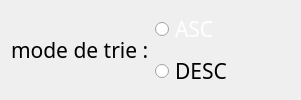
       <widget class="QWidget" name="layoutWidget_3">
        <property name="geometry">
         <rect>
          <x>1020</x>
          <y>110</y>
          <width>301</width>
          <height>82</height>
         </rect>
        </property>
        <layout class="QHBoxLayout" name="horizontalLayout_8">
         <item>
          <widget class="QLabel" name="label_18">
           <property name="font">
            <font>
             <family>Arial Rounded MT Bold</family>
             <pointsize>16</pointsize>
             <weight>50</weight>
             <bold>false</bold>
            </font>
           </property>
           <property name="styleSheet">
            <string notr="true"/>
           </property>
           <property name="text">
            <string>mode de trie :</string>
           </property>
          </widget>
         </item>
         <item>
          <layout class="QVBoxLayout" name="verticalLayout_6">
           <item>
            <widget class="QRadioButton" name="asc">
             <property name="font">
              <font>
               <family>Arial Rounded MT Bold</family>
               <pointsize>16</pointsize>
               <weight>50</weight>
               <bold>false</bold>
              </font>
             </property>
             <property name="styleSheet">
              <string notr="true">color: rgb(255, 255, 255);</string>
             </property>
             <property name="text">
              <string>ASC</string>
             </property>
            </widget>
           </item>
           <item>
            <widget class="QRadioButton" name="deso">
             <property name="font">
              <font>
               <family>Arial Rounded MT Bold</family>
               <pointsize>16</pointsize>
               <weight>50</weight>
               <bold>false</bold>
              </font>
             </property>
             <property name="styleSheet">
              <string notr="true"/>
             </property>
             <property name="text">
              <string>DESC</string>
             </property>
            </widget>
           </item>
          </layout>
         </item>
        </layout>
       </widget>
